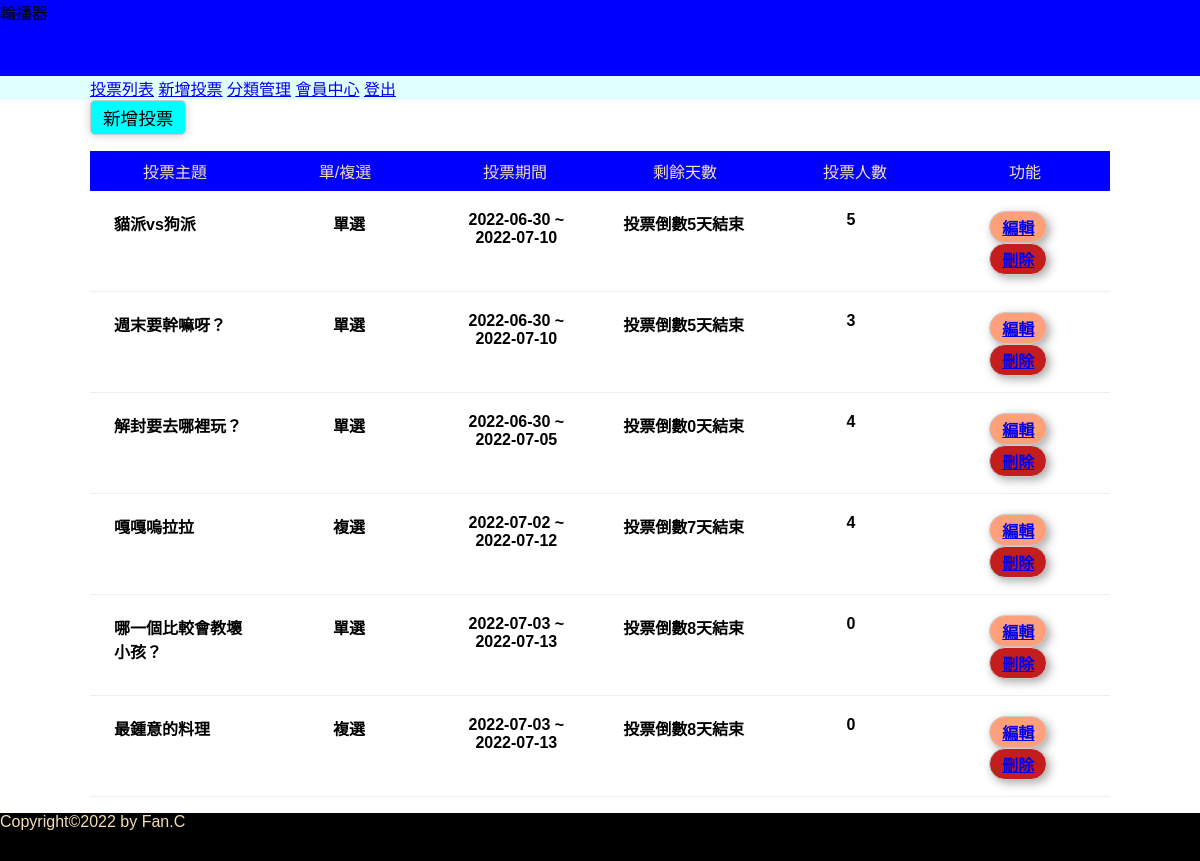
The app's page /admin.php with its own data.
### tables this page shows
CREATE TABLE `subjects` (
  `id` int(11) UNSIGNED NOT NULL COMMENT '序號',
  `subject` varchar(128) NOT NULL COMMENT '主題描述',
  `type_id` int(11) UNSIGNED NOT NULL,
  `multiple` tinyint(1) NOT NULL DEFAULT 0 COMMENT '單/複選',
  `multi_limit` tinyint(2) NOT NULL DEFAULT 1 COMMENT '單/複選項目數',
  `start` date NOT NULL,
  `end` date NOT NULL,
  `total` int(11) UNSIGNED NOT NULL DEFAULT 0
);

### api/base.php (called while the page is built, shortened)
<?php
function pdo()
{
    $dsn = "mysql:host=localhost;charset=utf8;dbname=vote";
    return new PDO($dsn, 'root', '');
}
function all($table, ...$arg)
{
    $pdo = pdo();
    $sql = "SELECT * FROM $table ";
    return $pdo->query($sql)->fetchAll(PDO::FETCH_ASSOC);
}

### admin.php (the view, shortened to what this page needs)
<?php
include_once "./api/base.php";
?>
<!DOCTYPE html>
<html lang="en">
<head>
    <link rel="stylesheet" href="./css//basic.css">
    <link rel="stylesheet" href="./css/admin.css">
</head>
<body>
    <div id="header">
        <?php
        include "./layout/header.php";
        include "./layout/back_nav.php";
        ?>
    </div>
    <div id="container">
        <?php
        if (isset($file) && file_exists(($file))) {
            include $file;
        } else {
        ?>
            <button class="btn btn-primary" onclick="location.href='?do=add_vote'">新增投票</button>
            <div>
                <ul>
                    <li class="list-header">
                        <div>投票主題</div>
                        <div>單/複選</div>
                        <div>投票期間</div>
                        <div>剩餘天數</div>
                        <div>投票人數</div>
                        <div>功能</div>
                    </li>
                    <?php
                    $subjects = all('subjects');
                    foreach ($subjects as $subject) {
                        echo "<li class='list-items'>";
                        echo "<div>{$subject['subject']}</div>";
                        if($subject['multiple']==0){
                            echo "<div class='text-center'>單選</div>";
                        }else{
                            echo "<div class='text-center'>複選</div>";
                        }
                        echo "<div class='text-center'>";
                        echo $subject['start']." ~ ".$subject['end'];
                        echo "</div>";
                        echo "<div class='text-center'>";
                             $today=strtotime("now");
                             $end=strtotime($subject['end']);
                             if(($end-$today)>0){
                                $remain=floor(($end-$today)/(60*60*24));
                                echo "投票倒數".$remain."天結束";
                             }else{
                                echo "<span style='color:grey'>投票結束</span>";
                             }
                        echo "</div>";
                        echo "<div class='text-center'>{$subject['total']}</div>";
                        echo "<div class='text-center'>";
                        echo "<a class='edit' href='?do=edit&id={$subject['id']}'>編輯</a>";
                        echo "<a class='dele' href='?do=dele&id={$subject['id']}'>刪除</a>";
                        echo "</div>";
                        echo "</li>";
                    }
                    ?>
                </ul>
            </div>
        <?php
        }
        ?>
    </div>
    <div>
        <?php
        include "./layout/footer.php";
        ?>
    </div>
</body>
</html>

### css/basic.css (style rules this page uses)
* { margin: 0; padding: 0; list-style-type: none; box-sizing: border-box; font-family: Arial, Helvetica, sans-serif; }
#header { width: 100%; height: 300px; position: relative; }
#container { width: 85%; min-width: 1000px; margin: auto; }
.btn { display: inline-block; border: 1px solid #ccc; border-radius: 5px; background-color: gray; padding: 0.25rem 0.75rem; font-size: 1.1rem; box-shadow: 0 0 10px #ccc; }
.btn.btn-primary { background-color: aqua; }
.text-center { text-align: center; }

### css/admin.css (style rules this page uses)
#header { width: 100%; height: 100px; }
#container { min-height: calc(100vh - 100px - 3rem); }
ul { margin: 1rem 0 1rem 0; }
.list-header { display: flex; justify-content: space-evenly; text-align: center; }
.list-header div { width: calc(100% / 6); padding: 0.5rem 1rem; background-color: blue; color: wheat; }
.list-items { display: flex; justify-content: space-evenly; padding: 0.5rem; margin: 0.25rem 0; border-bottom: 1px solid #eee; font-weight: bold; font-size: 1rem; }
.list-items div { width: calc(100% / 6); padding: 0.5rem 1rem; }
.edit { display: inline-block; padding: 3px 12px; border: 1px solid #ccc; border-radius: 1rem; background: lightsalmon; box-shadow: 3px 3px 10px #aaa; margin: 0 5px; }
.dele { display: inline-block; padding: 3px 12px; border: 1px solid #ccc; border-radius: 1rem; background: rgb(195, 29, 29); box-shadow: 3px 3px 10px #aaa; margin: 0 5px; }

### records on screen
subjects: subject "貓派vs狗派", multiple "單選", start "2022-06-30", end "2022-07-10", total "5"
subjects: subject "週末要幹嘛呀？", multiple "單選", start "2022-06-30", end "2022-07-10", total "3"
subjects: subject "解封要去哪裡玩？", multiple "單選", start "2022-06-30", end "2022-07-05", total "4"
subjects: subject "嘎嘎嗚拉拉", multiple "複選", start "2022-07-02", end "2022-07-12", total "4"
subjects: subject "哪一個比較會教壞小孩？", multiple "單選", start "2022-07-03", end "2022-07-13", total "0"
subjects: subject "最鍾意的料理", multiple "複選", start "2022-07-03", end "2022-07-13", total "0"
